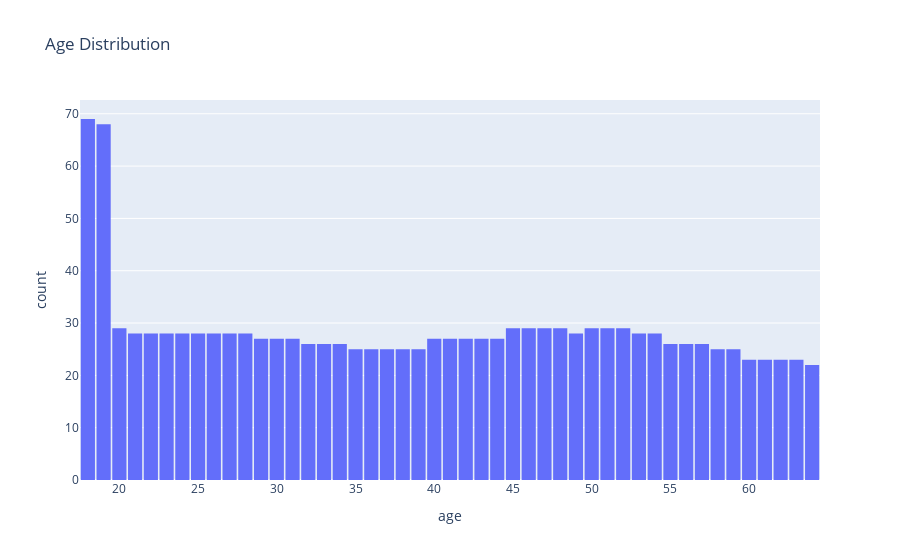

Notebook code cell kept with this figure:
### Code cell
fig = px.histogram(medical_data, x='age', nbins=50, title='Age Distribution')
fig.update_layout(bargap=0.1)
fig.show()

### Figure 1 — Plotly figure (JSON) as saved in the notebook; plotly's stock layout.template omitted (floating-point values rounded to 4 significant figures; data arrays with more than 128 entries replaced by an {"elided": "..."} marker saying what was removed)
{"data": [{"bingroup": "x", "hovertemplate": "age=%{x}<br>count=%{y}<extra></extra>", "legendgroup": "", "marker": {"color": "#636efa", "pattern": {"shape": ""}}, "name": "", "nbinsx": 50, "orientation": "v", "showlegend": false, "type": "histogram", "x": {"elided": "1338 int values"}, "xaxis": "x", "yaxis": "y"}], "layout": {"bargap": 0.1, "barmode": "relative", "legend": {"tracegroupgap": 0}, "title": {"text": "Age Distribution"}, "xaxis": {"anchor": "y", "domain": [0, 1], "title": {"text": "age"}}, "yaxis": {"anchor": "x", "domain": [0, 1], "title": {"text": "count"}}}}
